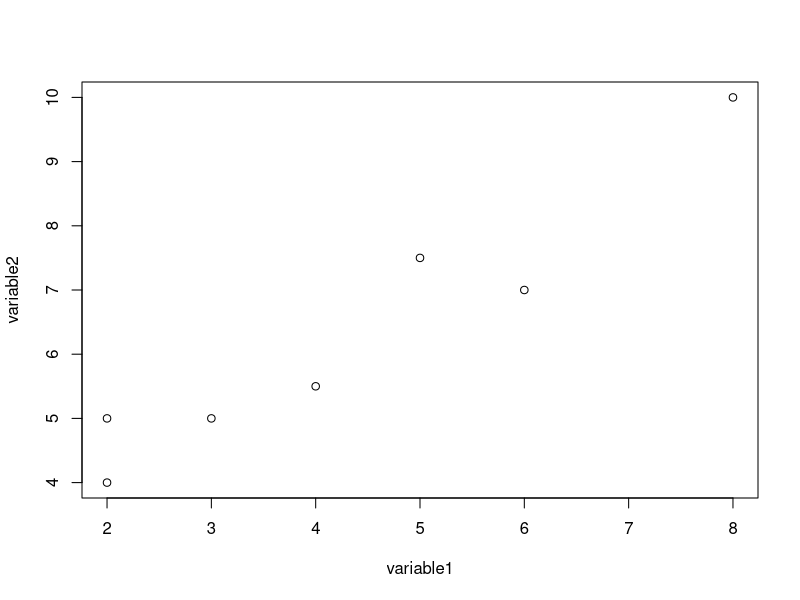
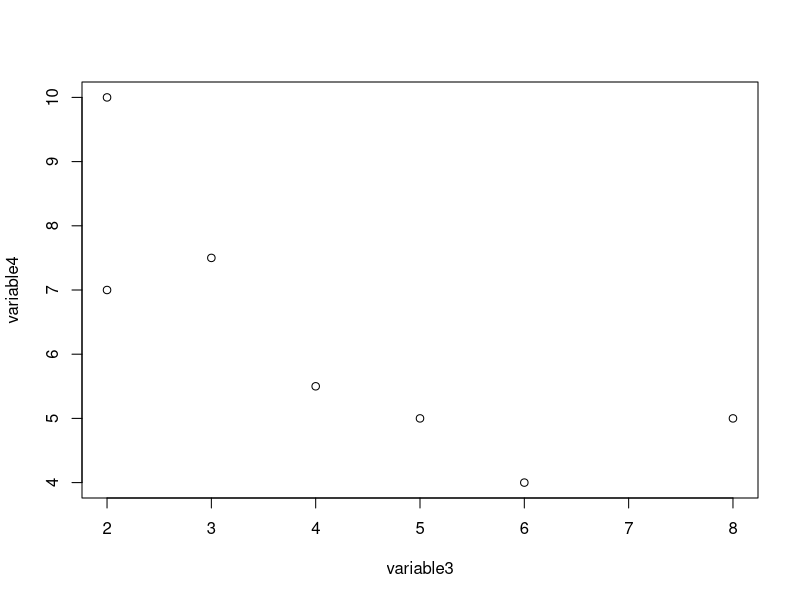
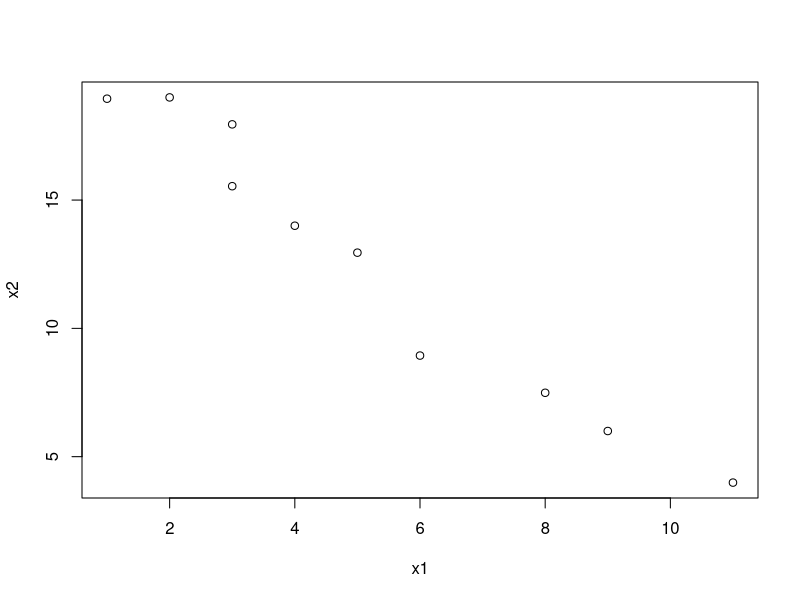

Here is the R script that generated these plots, in order:
#GRAPHICAL TECHNIQUES

#FIGURE 1.1 

variable1=c(3,4,2,6,8,2,5)
variable1
variable2= c(5, 5.5, 4, 7, 10, 5, 7.5)
variable2

plot(variable1, variable2)

#FIGURE 1.2

variable3=c(5,4,6,2,2,8,3)
variable3
variable4= c(5, 5.5, 4, 7, 10, 5, 7.5)
variable4

plot(variable3, variable4)

#EJERCICIO 1.1

#CONSIDERANDO LA FIGURA 1.1

mean(variable1)
var(variable1)
mean(variable2)
var(variable2)
cov(variable1,variable2)

#EJERCICIO 1.2

x1= c(1,2,3,3,4,5,6,8,9,11)
x2= c(18.95, 19, 17.95, 15.54, 14, 12.95, 8.94, 7.49, 6, 3.99)

#a) Construye un grafico de dispersion de los datos y los diagramas de puntos marginales

plot(x1,x2)

#b) infiera el signo de la covarianza de la muestra del grafico de dispersion 

-cov(x1,x2)

